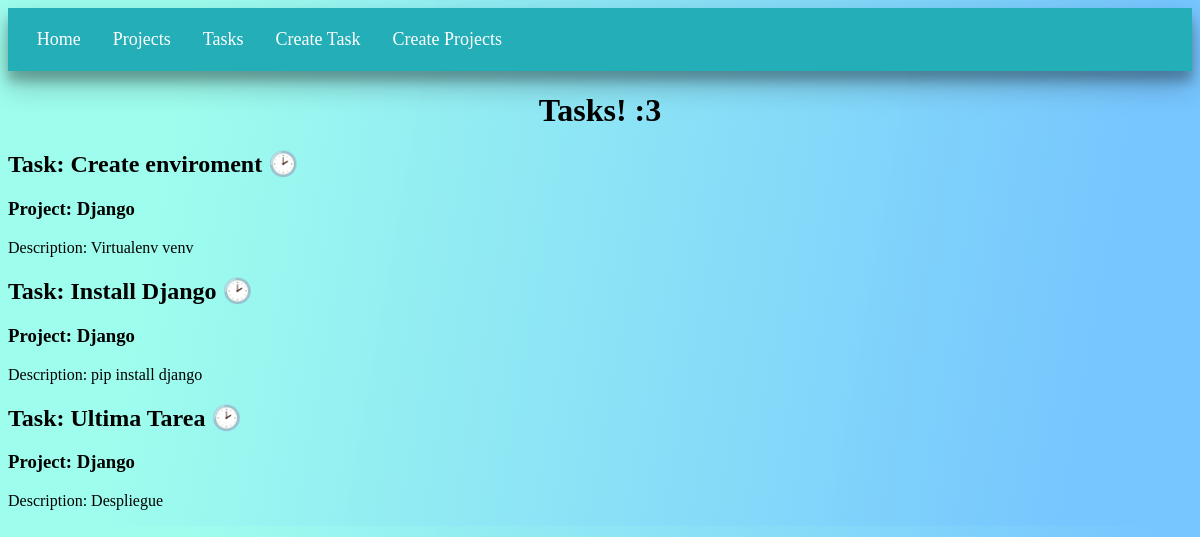
/tasks, run on an earlier commit of the app's database.
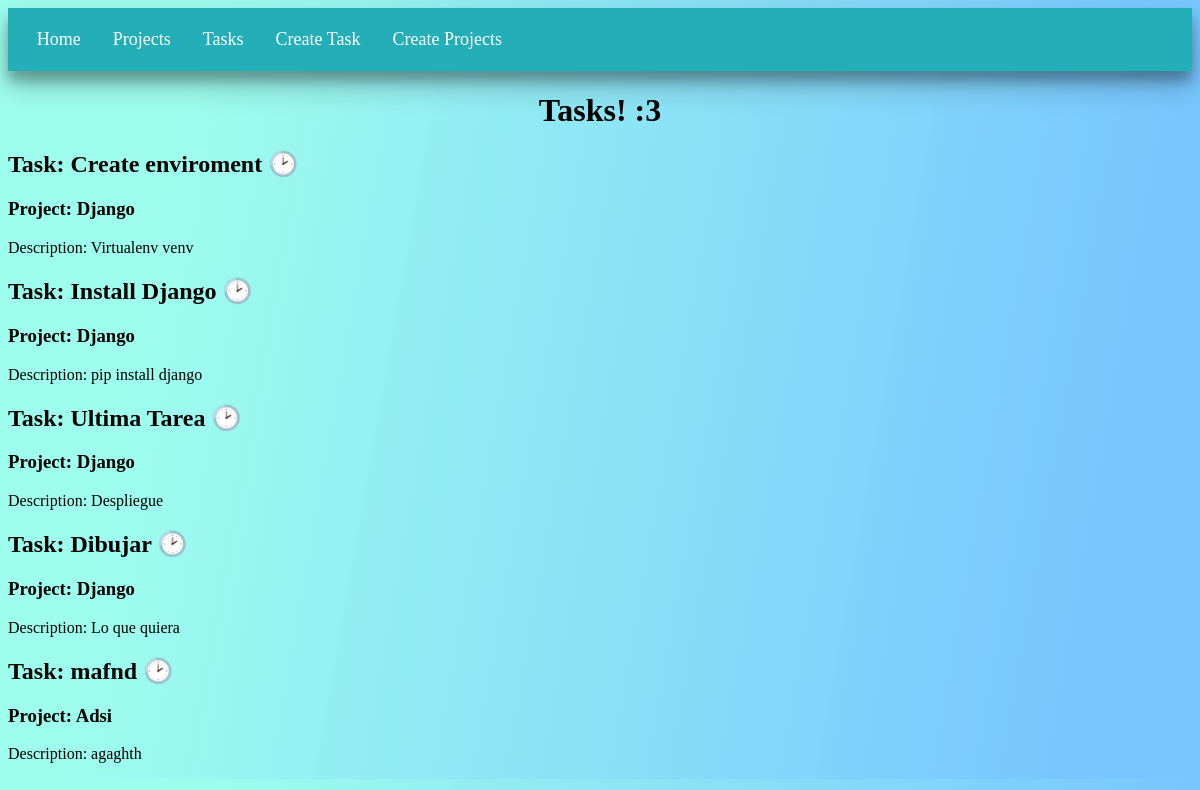
And on a later commit of the database.
### myapp/models.py (models this page shows, shortened)
class Task(models.Model):
    title = models.CharField( max_length=200, help_text='Ingrese el titulo de la tarea.')
    description = models.TextField(help_text='Ingrese la descripcion de la tarea.')
    project = models.ForeignKey(Project, on_delete=models.CASCADE)
    done = models.BooleanField(default=False)

class Project(models.Model):
    name = models.CharField(max_length=50, help_text='Ingrese el nombre del proyecto')

### myapp/views.py (the view)
# urls.py: path('tasks',views.tasks, name='tasks'),
def tasks(request):
    title = "Tasks! :3"
    tasks = Task.objects.all()
    return render(request, 'tasks/tasks.html', {
        'title' : title,
        'tasks' : tasks
    })

### myapp/templates/tasks/tasks.html
{% extends 'layouts/base.html' %}
{% block content %}
<h1>{{ title }}</h1>
{% for task in tasks %}
<article>
    <h2>Task: {{ task.title }} {% if task.done == False %} 🕑 {% else %} 🗹 {% endif %}</h2>
    <h3>Project: {{ task.project.name }}</h3>
    <p>Description: {{ task.description }}</p>
</article>
{% endfor %}
{% endblock %}

What changed in the data, as far as the page shows it:
added Task: title "Dibujar", project.name "Django", description "Lo que quiera"
added Task: title "mafnd", project.name "Adsi", description "agaghth"
